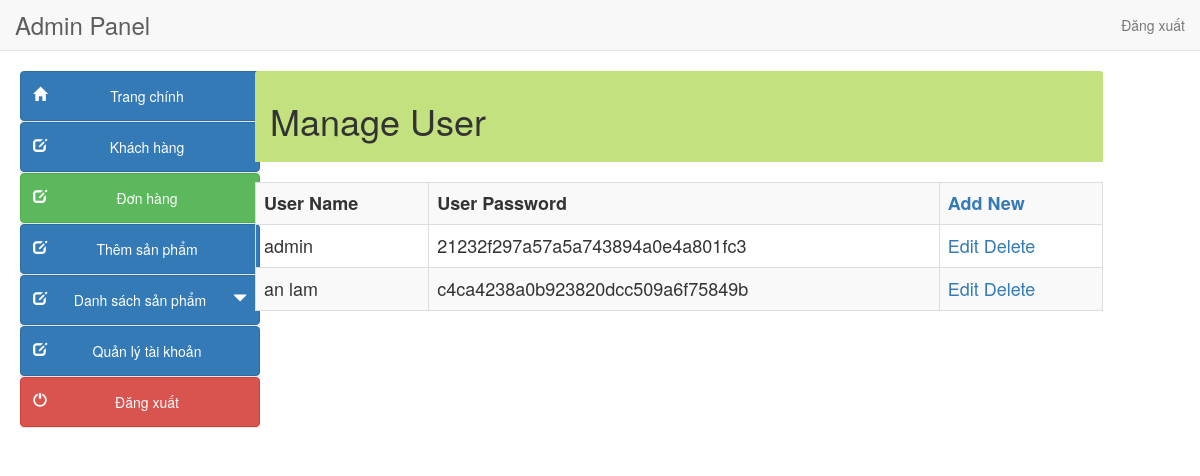
Page /admin/manage_users.php on the earlier database version.
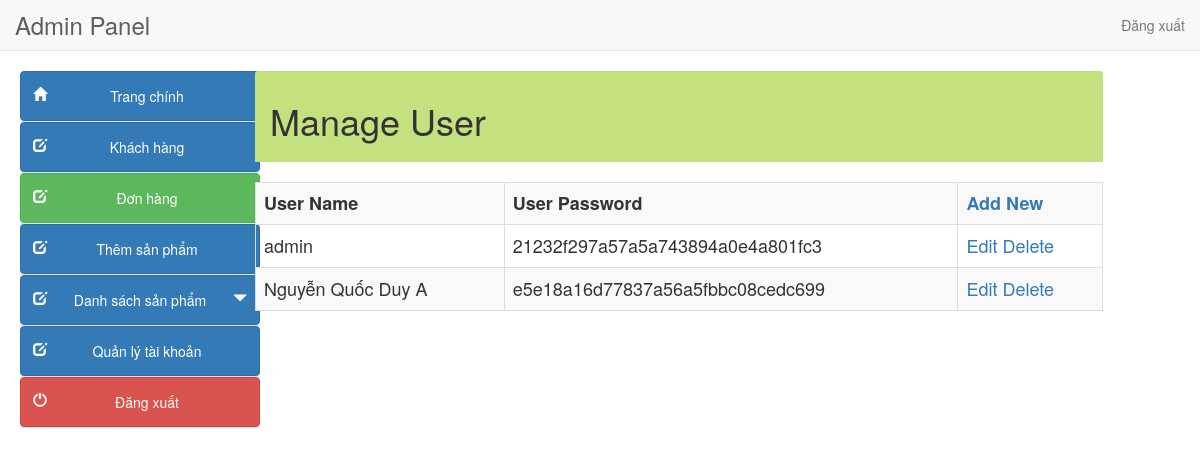
Same page on the later database version.
### tables this page shows
CREATE TABLE `users` (
  `id` int(11) NOT NULL,
  `ip_address` varchar(255) NOT NULL,
  `name` text NOT NULL,
  `email` varchar(255) NOT NULL,
  `password` varchar(100) NOT NULL,
  `image` varchar(255) NOT NULL,
  `role` varchar(50) NOT NULL DEFAULT 'guest'
);

### admin/manage_users.php (the view, shortened to what this page needs)
<?php
include("../db.php");
?>
<!DOCTYPE html>
<html lang="en">
<head>
<link href="style/css/bootstrap.min.css" rel="stylesheet">
<link href="style/css/k.css" rel="stylesheet">
</head>
<body>
<?php include("include/header.php"); ?>
<div class="container-fluid">
<?php include("include/side_bar.php"); ?>
<div class="col-sm-9" style="margin-left:10px">
<div class="panel-heading" style="background-color:#c4e17f">
	<h1>Manage User </h1></div><br>
<div style="overflow-x:scroll;">
<table class="table table-bordered table-hover table-striped" style="font-size:18px">
	<tr>
			    <th>User Name</th>
                <th>User Password</th>
	<th><a href="add_user.php">Add New</a></th></tr>
<?php
$result=mysqli_query($con,"select id, name, email, password from users")or die ("query 2 incorrect.......");
while(list($user_id,$user_name,$user_email,$user_password)=
mysqli_fetch_array($result))
{
echo "<tr><td>$user_name</td><td>$user_password</td>";
echo"<td>
<a href='edit_user.php?user_id=$user_id'>Edit</a>
<a href='manage_users.php?user_id=$user_id&action=delete'>Delete</a>
</td></tr>";
}
?>
</table>
</div>
</div></div>
</body>
</html>

### admin/include/header.php (shortened to what this page needs)
<nav class="navbar navbar-default navbar-static-top">
    <div class="container-fluid">
	<div class="navbar-header">
			<a class="navbar-brand" href="#" style="font-size:24px">
				Admin Panel	</a>		</div>
<div class="collapse navbar-collapse">
<ul class="nav navbar-nav navbar-right">
        <li><a href=".././dangxuat.php">Đăng xuất</a></li>
	</ul>
	  </div>
  </div>
	</nav>

### admin/include/side_bar.php (shortened to what this page needs)
<div class="col-md-2 sidebar" style="margin-left:20px">
  			<div class="row">
	<div class="side-menu">
		<nav class="navbar navbar-default" role="navigation">
			<div class="side-menu-container">
			  <ul class="nav navbar-nav">
<li><button style="width:240px; height:50px" type="button" class="btn btn-default btn-primary" onClick="location.href='index.php'"><span class="glyphicon  glyphicon-home pull-left"></span> Trang chính </button></li>
<li><button style="width:240px; height:50px" type="button" class="btn btn-default btn-primary" onClick="location.href='#'"><span class="glyphicon glyphicon-edit pull-left"></span> Khách hàng </button></li>
  <li><button style="width:240px; height:50px" type="button" class="btn btn-default btn-success" onClick="location.href='orders.php'"> <span class="glyphicon glyphicon-edit pull-left"></span> Đơn hàng </button></li>
  <li><button style="width:240px; height:50px" type="button" class="btn btn-default btn-primary" onClick="location.href='add_product.php'"> <span class="glyphicon glyphicon-edit pull-left"></span> Thêm sản phẩm </button></li>
  <li>
  <button style="width:240px; height:50px" type="button" class="btn btn-default dropdown-toggle btn-primary" data-toggle="dropdown" aria-haspopup="true" aria-expanded="false">
  <span class="glyphicon glyphicon-edit pull-left"></span>  Danh sách sản phẩm <span class="glyphicon glyphicon-triangle-bottom pull-right"></span>
  </button>
   </li>
<li><button style="width:240px; height:50px" type="button" class="btn btn-default btn-primary" onClick="location.href='manage_users.php'"> <span class="glyphicon glyphicon-edit pull-left"></span> Quản lý tài khoản </button></li>
<li><button style="width:240px; height:50px" type="button" class="btn btn-default btn-danger" onClick="location.href='.././dangxuat.php'"><span class="glyphicon glyphicon-off pull-left">
</span> Đăng xuất </button></li>
			  </ul>
		  </div>
		</nav>
        </div>
</div></div>

### admin/style/css/k.css (style rules this page uses)
.sidebar { padding-left: 0; }
.side-menu { position: relative; width: 100%; height: 100%; background-color: #f8f8f8; border-right: 1px solid #e7e7e7; }
.side-menu .navbar { border: none; }
.side-menu .navbar-nav li { display: block; width: 100%; border-bottom: 1px solid #e7e7e7; }

Differences in the rows shown:
removed users: name "an lam", password "c4ca4238a0b923820dcc509a6f75849b"
added users: name "Nguyễn Quốc Duy A", password "e5e18a16d77837a56a5fbbc08cedc699"
